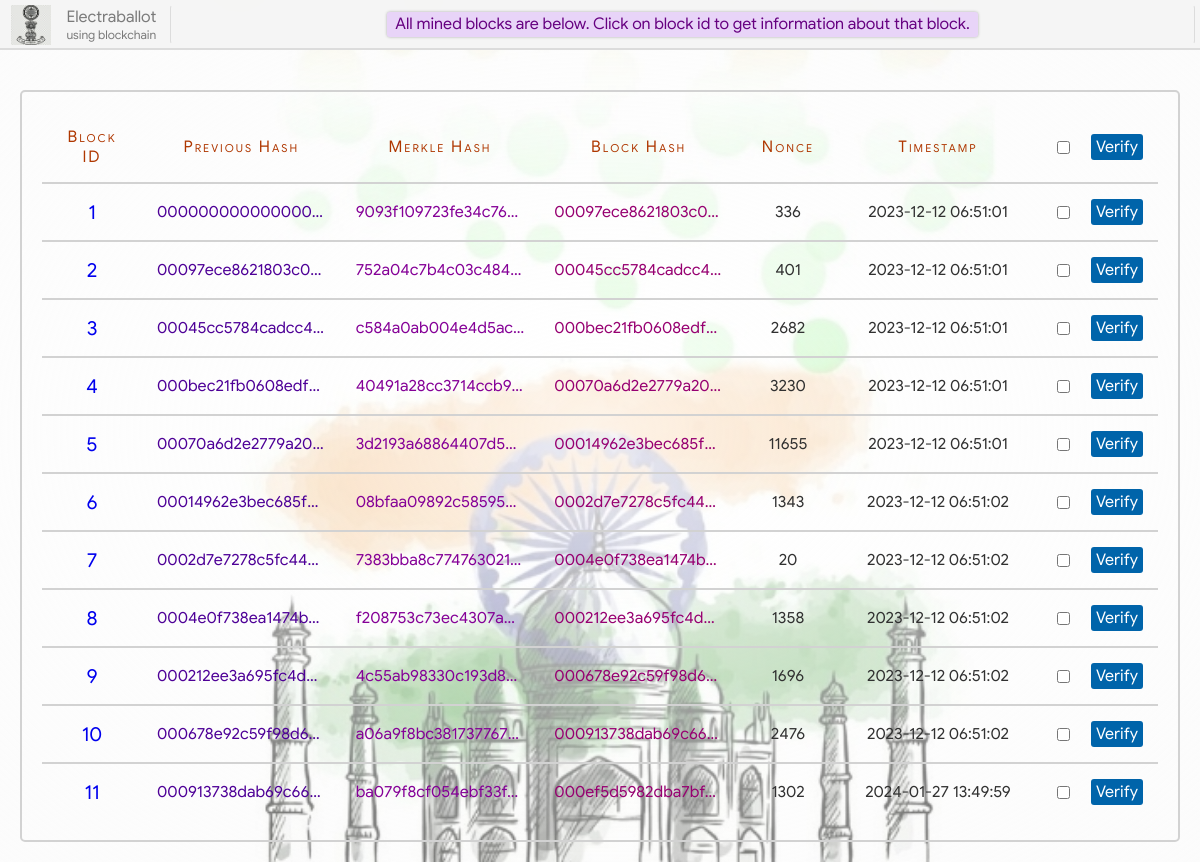
Screenshot of /blockchain/ with the database file from the repository.
### home/models.py (models this page shows)
class Block(models.Model):
    prev_hash = models.CharField(max_length=100, blank=True)
    merkle_hash = models.CharField(max_length=100, blank=True)
    this_hash = models.CharField(max_length=100, blank=True)
    nonce = models.IntegerField(null=True)
    timestamp = models.DateTimeField()

### home/views.py (the view)
# urls.py: path('blockchain/', views.blockchain, name='blockchain'),
def blockchain(request):
    blocks = Block.objects.all()
    return render(request, 'blockchain.html', {'blocks':blocks})

### home/templates/blockchain.html (shortened to what this page needs)
{% extends 'base.html' %}
{% load static %}
{% block head %}
    <link rel="stylesheet" type="text/css" href="{% static 'css/blockchain.css' %}">
{% endblock %}
{% block main_content %}
<div class="blocks">
    <table class="mine-block-result">
        <tr class="table-header">
            <td>Block ID</td>
            <td>Previous Hash</td>
            <td>Merkle Hash</td>
            <td>Block Hash</td>
            <td>Nonce</td>
            <td>Timestamp</td>
            <td> <div class="verify-button" title="Click to verify selected Blocks"> <input type="checkbox" onchange="verifySelect(this)"> <span onclick="verifyBlock(this)">Verify</span> </div> </td>
        </tr>
        {% if blocks %}
        {% for block in blocks %}
        <tr id="{{ block.id }}">
            <td> <a class="block-info-link" href="/block-info/?id={{block.id}}"> {{ block.id }} </a> </td>
            <td title="{{ block.prev_hash }}" style="color: rgb(78, 0, 151);">{{ block.prev_hash }}</td>
            <td title="{{ block.merkle_hash }}" style="color: rgb(133, 0, 151);">{{ block.merkle_hash }}</td>
            <td title="{{ block.this_hash }}" style="color: rgb(151, 0, 113);">{{ block.this_hash }}</td>
            <td>{{ block.nonce }}</td>
            <td>{{ block.timestamp|date:"Y-m-d" }} {{ block.timestamp|time:"H:i:s" }}</td>
            <td> <div class="verify-button" title="Click to verify this Block"> <input type="checkbox" onchange="verifySelect(this)"> <span onclick="verifyBlock(this)">Verify</span> </div> </td>
        </tr>
        {% endfor %}
        {% else %}
        <tr>
            <td colspan="7">No Blocks</td>
        </tr>
        {% endif %}
    </table>
</div>
{% endblock %}

### home/templates/base.html (shortened to what this page needs)
{% load static %}
<!DOCTYPE html>
<html lang="en">
<head>
    <link rel="stylesheet" type="text/css" href="{% static 'css/animations.css' %}">
    <link rel="stylesheet" type="text/css" href="{% static 'css/loading.css' %}">
    <link rel="stylesheet" type="text/css" href="{% static 'css/base.css' %}">
    <link rel="stylesheet" type="text/css" href="{% static 'css/home.css' %}">
    <link rel="stylesheet" type="text/css" href="{% static 'css/candidate-profile.css' %}">
    <link rel="stylesheet" type="text/css" href="{% static 'css/voting.css' %}">
    <link rel="stylesheet" type="text/css" href="{% static 'css/final-status.css' %}">
    {% block head %}{% endblock %}
</head>
<body>
    <div class="gradient"></div>
    <div class="main-content">
        {% block main_content %}{% endblock %}
    </div>
    <div class="header">
            <div class="logo" title="Navigation Bar">
                <img style="height: 40px; width: 40px; margin: auto;" src="{% static 'images/logo.png' %}">
                <div class="logo-text">
                    <span class="logo-text" style="font-size: 16px;">Electraballot</span>
                    <span class="logo-text" style="font-size: 12px;">using blockchain</span>
                </div>
            </div>
            <div class="status-box">
            </div>
    </div>
</body>
</html>

### home/static/css/base.css (style rules this page uses)
* { box-sizing: border-box; font-family: calibri; font-size: 20px; }
a { text-decoration: none; }
html, body { display: flex; padding: 0; margin: 0; width: 100%; min-height: 100%; }
body { display: flex; flex-direction: column; background: url('../images/vote-bg.jpg'); background-position: bottom; background-repeat: no-repeat; background-size: cover; background-attachment: fixed; }
.gradient { position: fixed; top: 0; left: 0; height: 100%; width: 100%; background: radial-gradient(rgba(255,255,255, 0.85), rgba(245,245,245, 0.35)); background-attachment: fixed; z-index: -10; }
.header { position: fixed; top: 0px; left: 0px; height: 50px; padding: 5px; padding-left: 0; display: flex; width: 100%; background: rgb(245, 245, 245, 0.95); border-bottom: 2px solid rgba(0,0,0,0.1); z-index: 7; }
.header > .logo { display: flex; min-width: 170px; width: max-content; padding-right: 3px; cursor: pointer; }
.header > .logo > .logo-text { margin: auto; color: rgba(0,0,0,0.5); margin-left: 5px; display: flex; flex-direction: column; text-align: center; }
.status-box { overflow: hidden; display: flex; flex-direction: column; margin: auto; flex: 1; border: 1px solid rgba(255, 0, 0, 0); border-left: 1px solid rgba(0,0,0,0.1); border-right: 1px solid rgba(0,0,0,0.1); border-radius: 3px; padding: 4px 10px; height: 39px; }
.main-content { display: flex; margin: auto; margin-top: 70px; min-height: calc(100% - 70px); padding: 20px; width: 100%; }

### home/static/css/blockchain.css (style rules this page uses)
.blocks { width: 100%; margin: auto; display: flex; padding: 20px; border: 2px solid rgb(210, 210, 210); border-radius: 5px; }
table.mine-block-result { width: 100%; border-collapse: collapse; word-wrap: break-word; table-layout: fixed; }
table.mine-block-result tr { border-bottom: 2px solid rgb(210, 210, 210); }
table.mine-block-result tr:last-child { border-bottom: none; }
table.mine-block-result td { text-align: center; padding: 15px; color: rgb(49, 49, 49); font-size: 16px; }
table.mine-block-result tr td:first-child { width: 100px; }
table.mine-block-result tr td:nth-child(5) { width: 100px; }
table.mine-block-result tr td:nth-child(6) { width: 200px; }
table.mine-block-result tr td:last-child { text-align: right; width: 120px; letter-spacing: 0; font-variant: normal; }
.verify-button { display: flex; justify-content: space-between; align-items: center; }
.verify-button span { padding: 0; margin: 0; font-size: 16px; background: rgba(0, 100, 170); font-weight: bold; padding: 3px 5px; border-radius: 3px; color: white; cursor: pointer; }
table.mine-block-result tr td:nth-child(2), table.mine-block-result tr td:nth-child(3), table.mine-block-result tr td:nth-child(4) { white-space: nowrap; overflow: hidden !important; text-overflow: ellipsis; }
tr.table-header td { color: #af3700; font-size: 16px; letter-spacing: 2px; font-variant: small-caps; }
.block-info-link { padding: 5px 12px; border-radius: 3px; transition: 0.3s; }

### rows the page displays
Block: id "1", prev_hash "000000000000000…", merkle_hash "9093f109723fe34c76…", this_hash "00097ece8621803c0…", nonce "336", timestamp "2023-12-12", timestamp "06:51:01"
Block: id "2", prev_hash "00097ece8621803c0…", merkle_hash "752a04c7b4c03c484…", this_hash "00045cc5784cadcc4…", nonce "401", timestamp "2023-12-12", timestamp "06:51:01"
Block: id "3", prev_hash "00045cc5784cadcc4…", merkle_hash "c584a0ab004e4d5ac…", this_hash "000bec21fb0608edf…", nonce "2682", timestamp "2023-12-12", timestamp "06:51:01"
Block: id "4", prev_hash "000bec21fb0608edf…", merkle_hash "40491a28cc3714ccb9…", this_hash "00070a6d2e2779a20…", nonce "3230", timestamp "2023-12-12", timestamp "06:51:01"
Block: id "5", prev_hash "00070a6d2e2779a20…", merkle_hash "3d2193a68864407d5…", this_hash "00014962e3bec685f…", nonce "11655", timestamp "2023-12-12", timestamp "06:51:01"
Block: id "6", prev_hash "00014962e3bec685f…", merkle_hash "08bfaa09892c58595…", this_hash "0002d7e7278c5fc44…", nonce "1343", timestamp "2023-12-12", timestamp "06:51:02"
Block: id "7", prev_hash "0002d7e7278c5fc44…", merkle_hash "7383bba8c774763021…", this_hash "0004e0f738ea1474b…", nonce "20", timestamp "2023-12-12", timestamp "06:51:02"
Block: id "8", prev_hash "0004e0f738ea1474b…", merkle_hash "f208753c73ec4307ab…", this_hash "000212ee3a695fc4d…", nonce "1358", timestamp "2023-12-12", timestamp "06:51:02"
Block: id "9", prev_hash "000212ee3a695fc4d…", merkle_hash "4c55ab98330c193d8…", this_hash "000678e92c59f98d6…", nonce "1696", timestamp "2023-12-12", timestamp "06:51:02"
Block: id "10", prev_hash "000678e92c59f98d6…", merkle_hash "a06a9f8bc381737767…", this_hash "000913738dab69c66…", nonce "2476", timestamp "2023-12-12", timestamp "06:51:02"
Block: id "11", prev_hash "000913738dab69c66…", merkle_hash "ba079f8cf054ebf33f…", this_hash "000ef5d5982dba7bf…", nonce "1302", timestamp "2024-01-27", timestamp "13:49:59"
